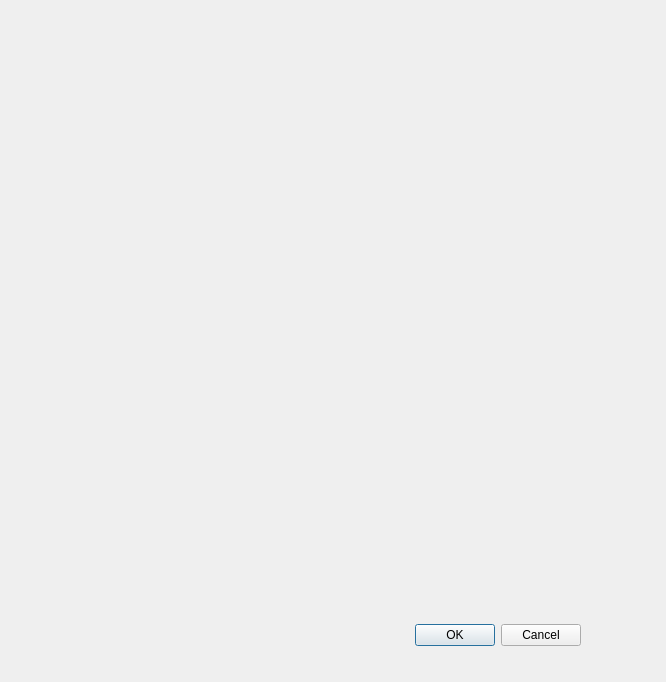
<?xml version="1.0" encoding="UTF-8"?>
<ui version="4.0">
 <class>RunDialog</class>
 <widget class="QDialog" name="RunDialog">
  <property name="windowModality">
   <enum>Qt::WindowModal</enum>
  </property>
  <property name="geometry">
   <rect>
    <x>0</x>
    <y>0</y>
    <width>666</width>
    <height>682</height>
   </rect>
  </property>
  <property name="windowTitle">
   <string>Run</string>
  </property>
  <property name="sizeGripEnabled">
   <bool>false</bool>
  </property>
  <property name="modal">
   <bool>true</bool>
  </property>
  <widget class="QDialogButtonBox" name="buttonBox">
   <property name="geometry">
    <rect>
     <x>240</x>
     <y>620</y>
     <width>341</width>
     <height>30</height>
    </rect>
   </property>
   <property name="orientation">
    <enum>Qt::Horizontal</enum>
   </property>
   <property name="standardButtons">
    <set>QDialogButtonBox::Cancel|QDialogButtonBox::Ok</set>
   </property>
  </widget>
 </widget>
 <resources/>
 <connections>
  <connection>
   <sender>buttonBox</sender>
   <signal>accepted()</signal>
   <receiver>RunDialog</receiver>
   <slot>accept()</slot>
   <hints>
    <hint type="sourcelabel">
     <x>248</x>
     <y>254</y>
    </hint>
    <hint type="destinationlabel">
     <x>157</x>
     <y>274</y>
    </hint>
   </hints>
  </connection>
  <connection>
   <sender>buttonBox</sender>
   <signal>rejected()</signal>
   <receiver>RunDialog</receiver>
   <slot>reject()</slot>
   <hints>
    <hint type="sourcelabel">
     <x>316</x>
     <y>260</y>
    </hint>
    <hint type="destinationlabel">
     <x>286</x>
     <y>274</y>
    </hint>
   </hints>
  </connection>
 </connections>
</ui>
